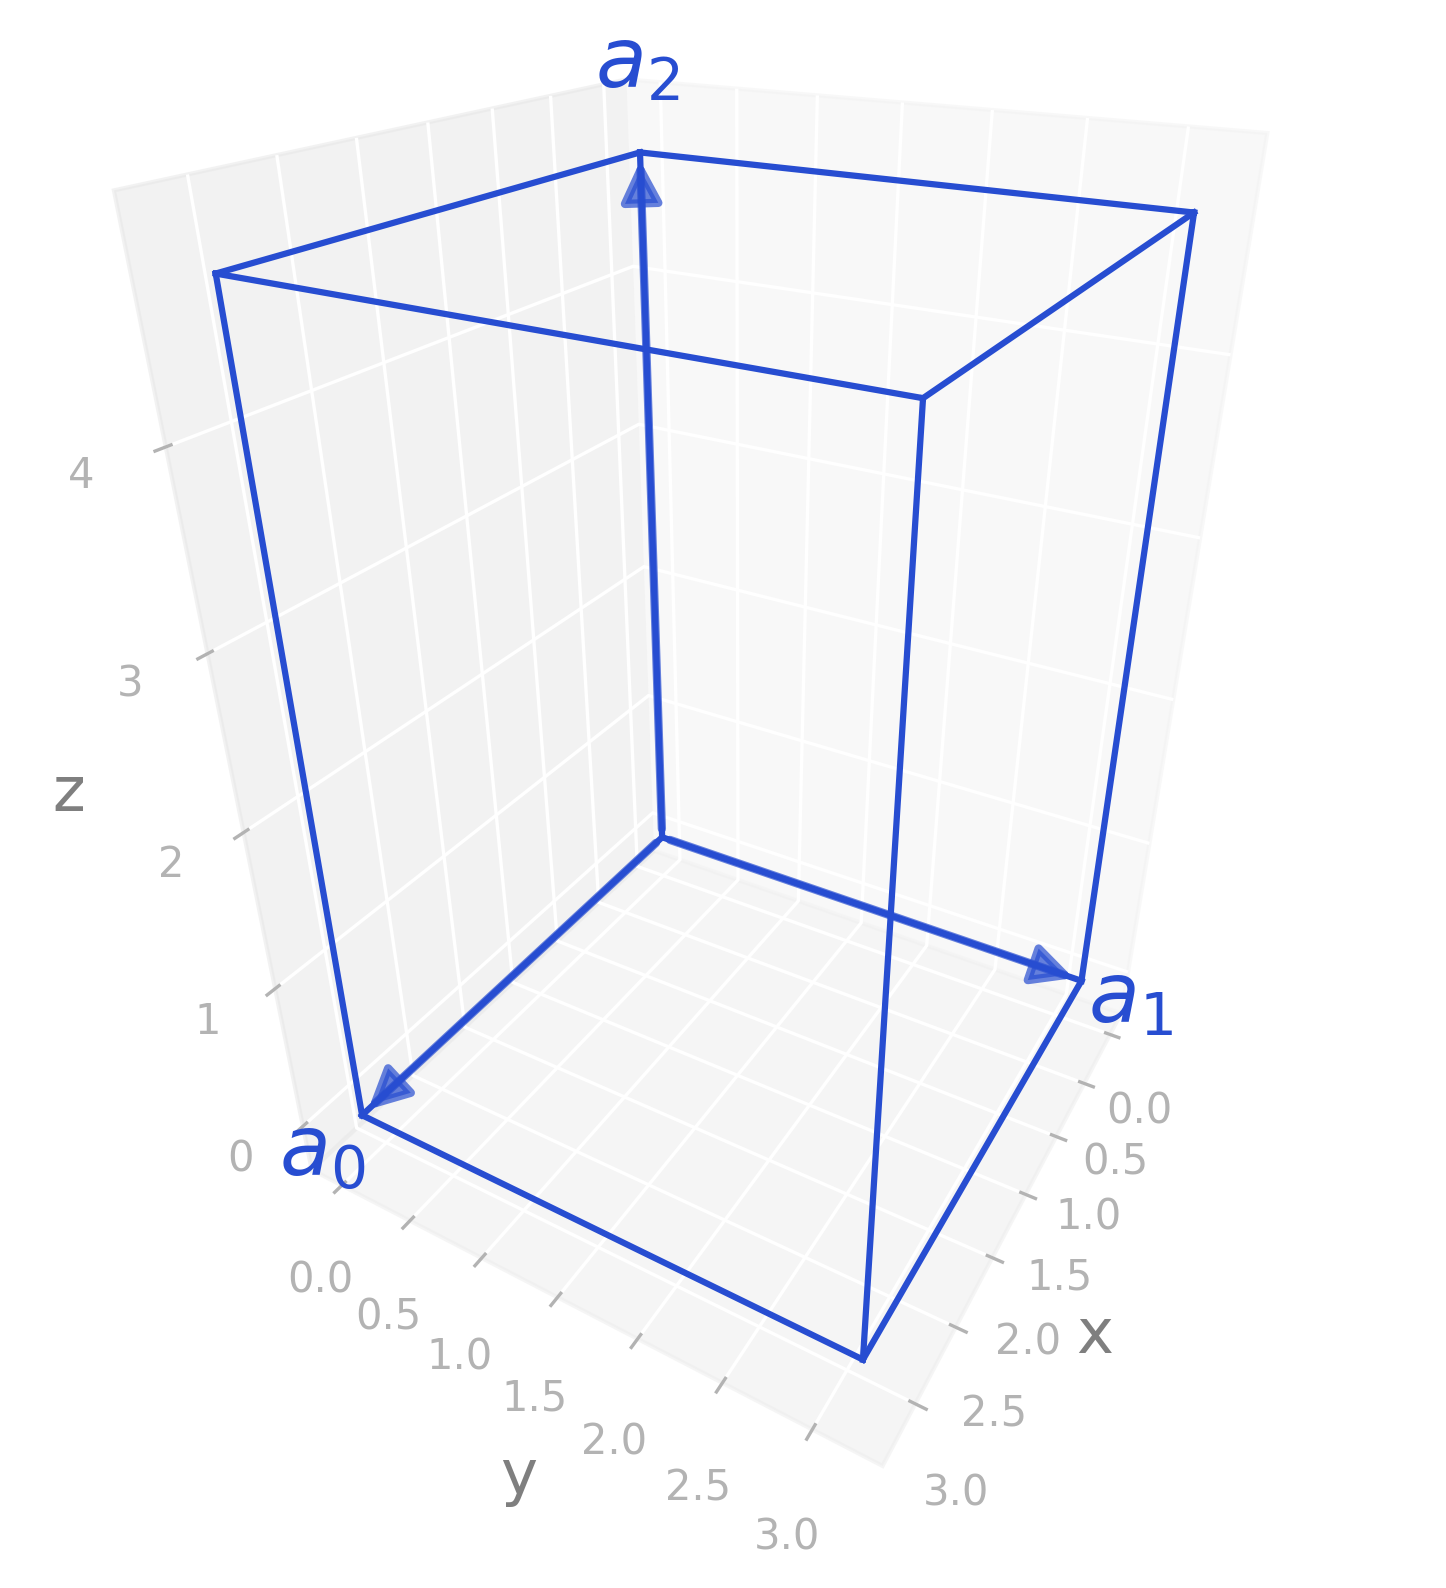

This chart was generated by the following Python code:
import radtools as rad

l = rad.lattice_example("TET")
backend = rad.PlotlyBackend()
backend.plot(l, kind="primitive")
# Save an image:
backend.save("tet_real.png")
# Interactive plot:
backend.show()
